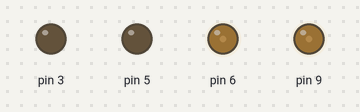
Bench run of a sketch on a simulated Arduino Uno, built with avr-gcc and run on an emulated ATmega328P. On the bench: output pins drawn as LEDs (lit = HIGH).

Above: at 0.05 s.
At 1.2 s:
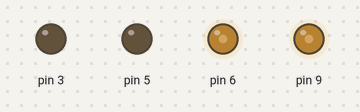
At 2.4 s:
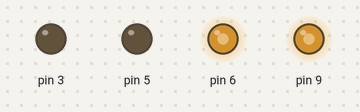
At 4.8 s:
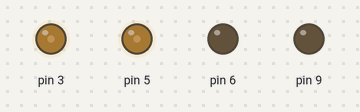
At 7.2 s:
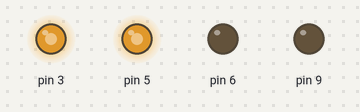
At 9.6 s:
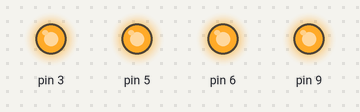
Timing chart, 0 to 12.5 s (numbered marks = the images above):
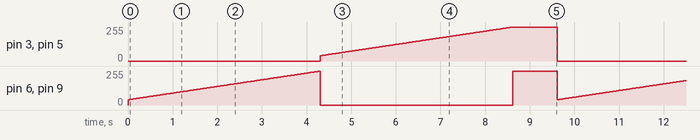

The sketch:

drv8835_test2.ino
```cpp
int s = 0; //7→４→３、８→５
void setup() {
  // put your setup code here, to run once:
}

void loop() {
  // put your main code here, to run repeatedly:
  for(s=40; s<255; s++){
    analogWrite(5,0);
    analogWrite(9,s);
    analogWrite(6,s);
    analogWrite(3,0);
    delay(20);
  }

  for(s=40; s<255; s++){
    // 逆転(逆回転)
    analogWrite(5,s);
    analogWrite(9,0);
    analogWrite(6,0);
    analogWrite(3,s);
    delay(20);
  }

  // ブレーキ
  analogWrite(5,s);
  analogWrite(9,s);
  analogWrite(6,s);
  analogWrite(3,s);
  delay(1000);
}
```

Measured:
- by itself, pin 3, pin 5: ramps from 0/255 to 255/255 and jumps back, once every 9.6 s
- by itself, pin 6, pin 9: moves between 0/255 and 255/255, repeating every 9.6 s
